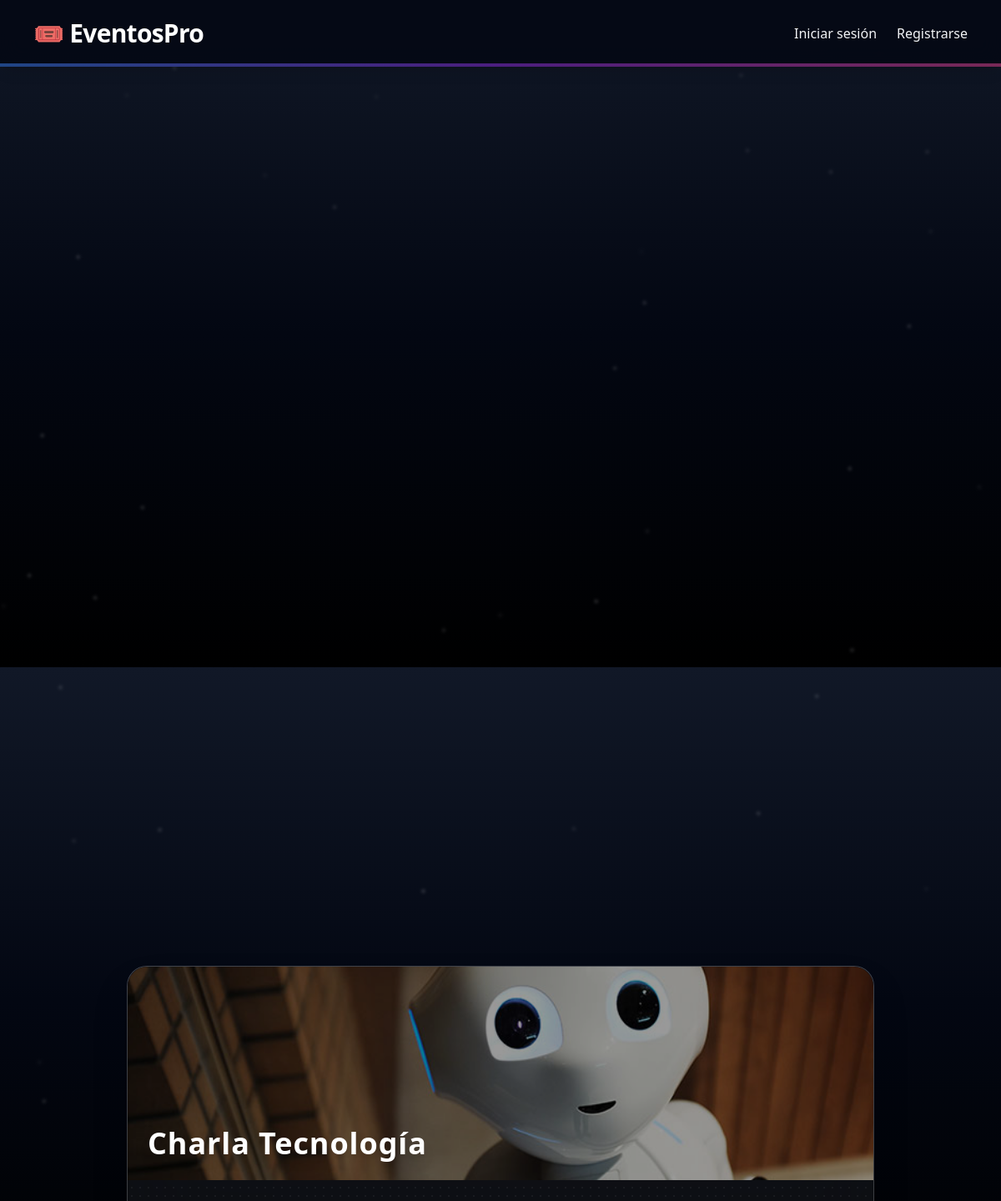
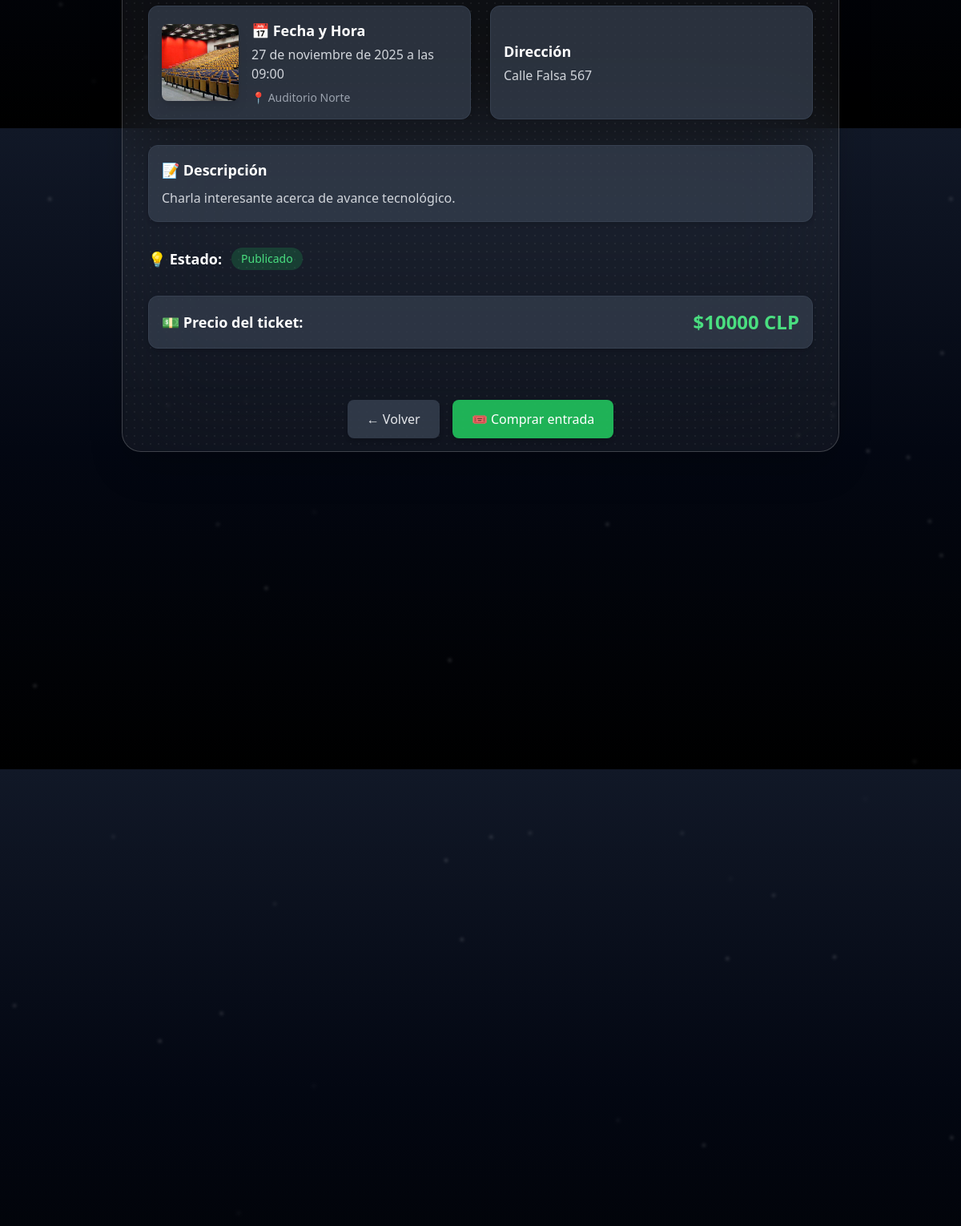
The page /eventos/detalle/3/ on the database its author committed (2 pictures, top to bottom).
### eventos/models.py (models this page shows, shortened)
class Evento(models.Model):
    ESTADO_EVENTO = [
        ('pendiente', 'Pendiente'),
        ('publicado', 'Publicado'),
        ('cancelado', 'Cancelado'),
    ]
    usuario = models.ForeignKey(Usuario, on_delete=models.CASCADE, related_name='eventos')
    ubicacion = models.ForeignKey(Ubicacion, on_delete=models.PROTECT, related_name='eventos')
    nombre = models.CharField(max_length=200)
    descripcion = models.TextField(blank=True)
    fecha = models.DateField()
    hora = models.TimeField()
    imagen = models.ImageField(upload_to='eventos/', blank=True, null=True)
    estado = models.CharField(max_length=20, choices=ESTADO_EVENTO, default='pendiente')
    precio_ticket = models.IntegerField(default=0)

class Ubicacion(models.Model):
    nombre = models.CharField(max_length=50)
    direccion = models.CharField(max_length=50, blank=True)
    filas = models.PositiveIntegerField()
    columnas = models.PositiveIntegerField()
    imagen = models.ImageField(upload_to='ubicaciones/', blank=True, null=True)

### eventos/views.py (the view)
# urls.py: path('detalle/<int:id>/', views.detalle_evento, name='detalle_evento'),
def detalle_evento(request, id):
    evento = get_object_or_404(Evento.objects.select_related("ubicacion"), id=id)
    return render(
        request,
        "eventos/detalle_evento.html",
        {
            "evento": evento,
        },
    )

### eventos/templates/eventos/detalle_evento.html (shortened to what this page needs)
{% extends 'core.html' %}
{% block content %}
<section class="min-h-screen flex items-center justify-center px-6 py-12">
    <div class="w-full max-w-4xl relative rounded-3xl shadow-2xl overflow-hidden bg-white/5 backdrop-blur-3xl border border-white/20">
        <div class="absolute inset-0 pointer-events-none">
            <div class="w-full h-full bg-[radial-gradient(circle,rgba(255,255,255,0.05)_1px,transparent_1px)]
                        bg-[length:10px_10px] animate-pulse-slow rounded-3xl"></div>
        </div>
        <div class="relative">
            {% if evento.imagen %}
            <div class="group">
                <img src="{{ evento.imagen.url }}" alt="{{ evento.nombre }}"
                     class="w-full h-64 object-cover transform transition-transform duration-700 group-hover:scale-105 rounded-t-3xl">
                <div class="absolute inset-0 bg-black/40 flex items-end p-6">
                    <h1 class="text-3xl md:text-4xl font-extrabold text-white drop-shadow-lg tracking-wide relative z-10">
                        {{ evento.nombre }}
                    </h1>
                </div>
            </div>
            {% else %}
            <div class="w-full h-64 bg-gray-700/50 flex items-center justify-center text-gray-300 text-xl font-medium rounded-t-3xl">
                Sin imagen disponible
            </div>
            {% endif %}
        </div>
        <div class="p-8 space-y-8 evento-texto relative z-10">
            <div class="grid md:grid-cols-2 gap-6">
                <div class="p-4 bg-gray-700/70 rounded-xl border border-gray-700 shadow-md hover:shadow-blue-500/30 transition flex items-center gap-4">
                    {% if evento.ubicacion.imagen %}
                    <img src="{{ evento.ubicacion.imagen.url }}" alt="{{ evento.ubicacion.nombre }}"
                         class="w-24 h-24 object-cover rounded-lg shadow-lg transform transition-transform duration-500 hover:scale-105">
                    {% endif %}
                    <div>
                        <h2 class="text-lg font-semibold text-white mb-1">📅 Fecha y Hora</h2>
                        <p class="text-gray-300 text-sm md:text-base">{{ evento.fecha }} a las {{ evento.hora }}</p>
                        {% if evento.ubicacion.nombre %}
                        <p class="text-gray-400 text-sm mt-2 font-medium">📍 {{ evento.ubicacion.nombre }}</p>
                        {% endif %}
                    </div>
                </div>
                <div class="p-4 bg-gray-700/70 rounded-xl border border-gray-700 shadow-md hover:shadow-green-500/30 transition flex flex-col justify-center">
                    {% if evento.ubicacion.direccion %}
                    <h3 class="text-lg font-semibold text-white mb-1">Dirección</h3>
                    <p class="text-gray-300 text-sm md:text-base">{{ evento.ubicacion.direccion }}</p>
                    {% endif %}
                </div>
            </div>
            <div class="p-4 bg-gray-700/70 rounded-xl border border-gray-700 shadow-md hover:shadow-purple-500/30 transition">
                <h2 class="text-lg font-semibold text-white mb-2">📝 Descripción</h2>
                <p class="text-gray-300 leading-relaxed">{{ evento.descripcion }}</p>
            </div>
            <div class="flex items-center gap-3">
                <h2 class="text-lg font-semibold text-white">💡 Estado:</h2>
                <span class="px-3 py-1 rounded-full text-sm font-medium
                    {% if evento.estado == 'pendiente' %}bg-yellow-500/20 text-yellow-400
                    {% elif evento.estado == 'publicado' %}bg-green-500/20 text-green-400
                    {% elif evento.estado == 'rechazado' %}bg-red-500/20 text-red-400
                    {% else %}bg-gray-600 text-gray-300{% endif %}">
                    {{ evento.estado|title }}
                </span>
            </div>
            <div class="p-4 bg-gray-700/70 rounded-xl border border-gray-700 shadow-md hover:shadow-yellow-500/30 transition flex items-center justify-between">
                <h2 class="text-lg font-semibold text-white">💵 Precio del ticket:</h2>
                <p class="text-green-400 font-bold text-xl md:text-2xl">${{ evento.precio_ticket }} CLP</p>
            </div>
        </div>
        <div class="flex flex-wrap gap-4 justify-center items-center mt-4 py-4 rounded-xl shadow-inner relative z-10">
            <a href="{% url 'home' %}" class="px-6 py-3 bg-gray-700/80 hover:bg-gray-600/90 text-gray-200 rounded-lg transition transform hover:-translate-y-1 hover:scale-105 shadow-md">
                ← Volver
            </a>
            {% if request.user.is_authenticated %}
            <a href="{% url 'eventos:seleccionar_asiento' evento.id %}" class="px-6 py-3 bg-green-500/90 hover:bg-green-600/95 text-white rounded-lg transition transform hover:-translate-y-1 hover:scale-105 shadow-md">
                🎟️ Comprar entrada
            </a>
            {% else %}
            <a href="{% url 'iniciar_sesion' %}" class="px-6 py-3 bg-green-500/90 hover:bg-green-600/95 text-white rounded-lg transition transform hover:-translate-y-1 hover:scale-105 shadow-md">
                🎟️ Comprar entrada
            </a>
            {% endif %}
        </div>
    </div>
</section>
{% endblock %}

### static/css/estilos.css (style rules this page uses)
.grid { overflow: hidden; }

### rows shown on the page
Evento: imagen (picture), nombre "Charla Tecnología", ubicacion.imagen (picture), fecha "27 de noviembre de 2025", hora "09:00", ubicacion.nombre "Auditorio Norte", ubicacion.direccion "Calle Falsa 567", descripcion "Charla interesante acerca de avance tecnológico.", estado "Publicado", precio_ticket "10000"
